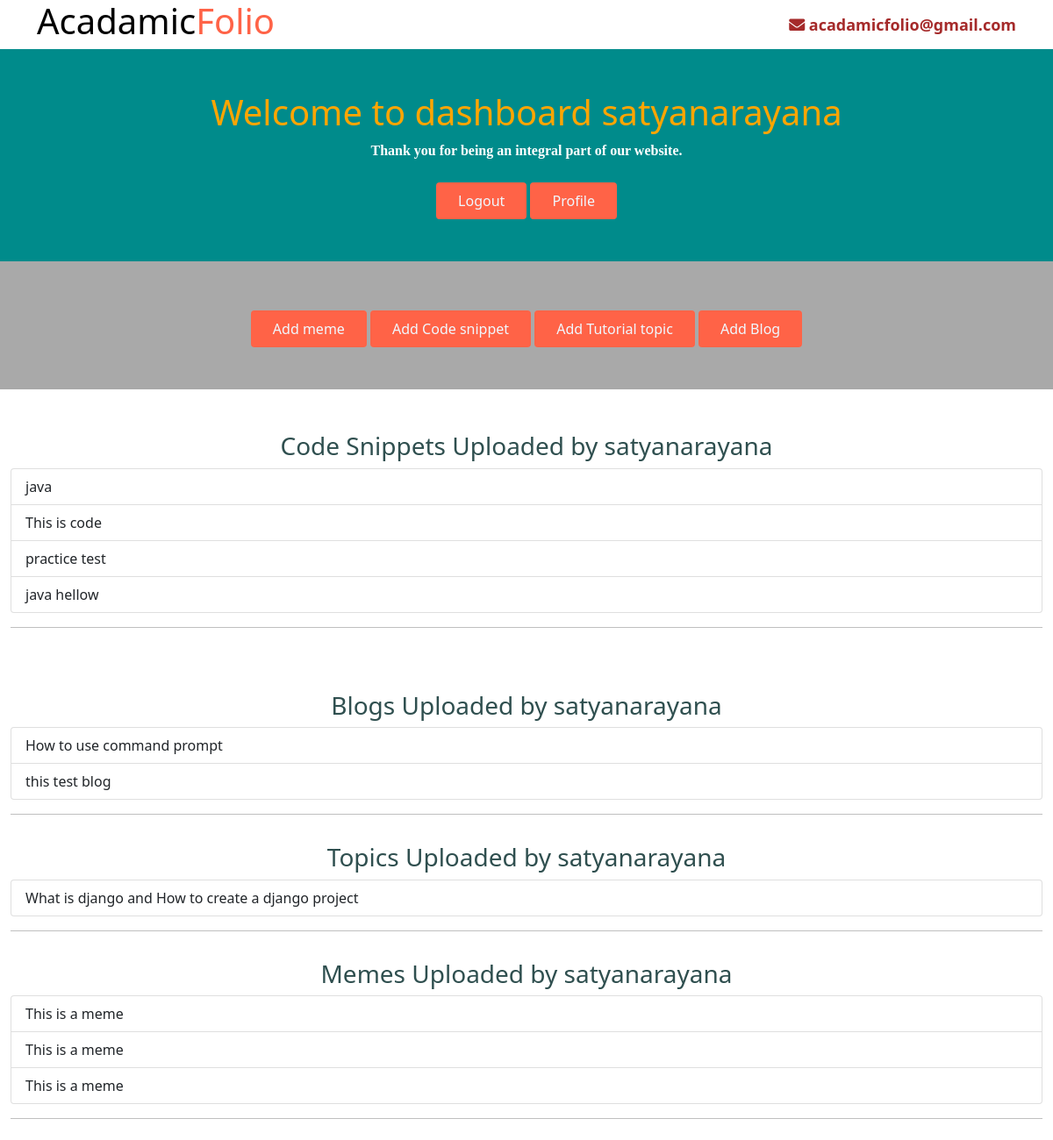
Page /homepage/ (signed in) on the earlier database version.
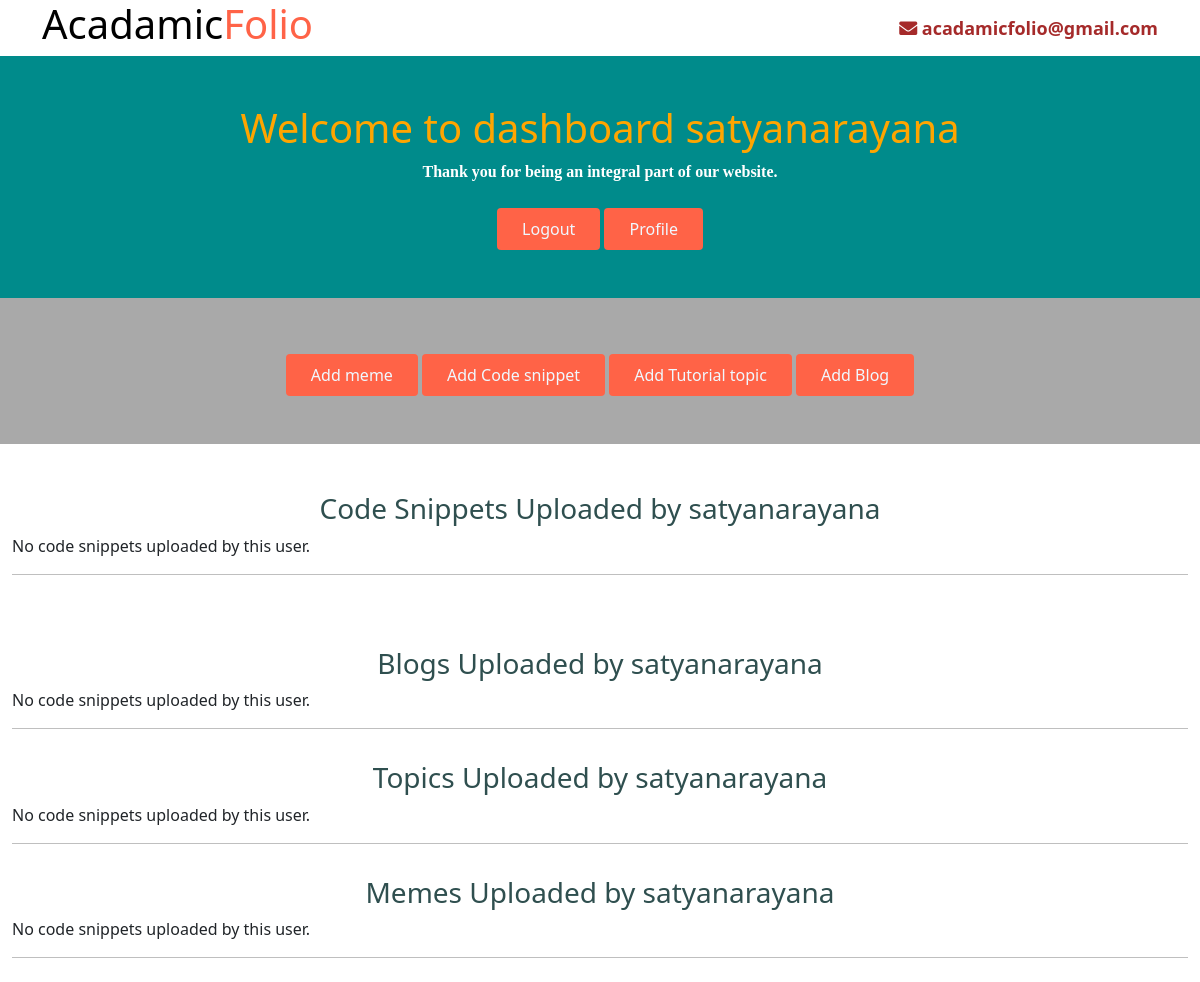
Same page on the later database version.
### app/models.py (models this page shows, shortened)
class User(AbstractUser):
    username = models.CharField(max_length=100)
    email = models.EmailField(unique=True)
    USERNAME_FIELD = 'email'
    REQUIRED_FIELDS = ['username']

class CodeSnippet(models.Model):
    code_id = models.AutoField(primary_key=True)
    title = models.CharField(max_length=100)
    code = models.TextField()
    content = models.TextField()
    topic = models.ForeignKey(Topics,on_delete= models.CASCADE)
    user = models.ForeignKey(User,on_delete=models.CASCADE,default=1)

class Blogs(models.Model):
    user = models.ForeignKey(User, on_delete=models.CASCADE)
    title = models.CharField(max_length=1000)
    content = CKEditor5Field('Text', config_name='extends')
    date = models.DateTimeField(auto_now_add=True)
    views = models.PositiveIntegerField(default=0)
    likes = models.ManyToManyField(User, related_name='liked_blogs', blank=True)

class TutorialPost(models.Model):
    post_id = models.AutoField(primary_key=True)
    post_title = models.CharField(max_length=100)
    post_content = CKEditor5Field('Text', config_name='extends')
    post_file = models.CharField(max_length=1000)
    tutorialName = models.ForeignKey(TutorialName, on_delete=models.CASCADE)
    post_video = models.URLField()
    user = models.ForeignKey(User,on_delete=models.CASCADE,default=1)

class Meme(models.Model):
    description = models.CharField(max_length=1100)
    user = models.ForeignKey(User, on_delete=models.CASCADE)
    date = models.DateTimeField(auto_now_add=True)
    images = models.FileField(upload_to='memes', default=1)
    likes = models.ManyToManyField(User, related_name='liked_memes', blank=True)

### admin_user/views.py (the view)
# urls.py: 2. Add a URL to urlpatterns:  path('', views.home, name='home')
def home(request):
    user_codes = CodeSnippet.objects.filter(user=request.user)  # Assuming you're using Django's built-in authentication
    topics = TutorialPost.objects.filter(user=request.user)
    blog = Blogs.objects.filter(user=request.user)
    meme = Meme.objects.filter(user=request.user)
    return render(request, 'user/homepage.html', {'user_codes': user_codes,'topics':topics,'blog':blog,'meme':meme})

### templates/user/homepage.html (shortened to what this page needs)
<!DOCTYPE html>
<html lang="en">
<head>
    <link href="https://cdn.jsdelivr.net/npm/bootstrap@5.0.2/dist/css/bootstrap.min.css" rel="stylesheet"
>
    <link href="https://cdnjs.cloudflare.com/ajax/libs/font-awesome/5.15.3/css/all.min.css" rel="stylesheet">
</head>
<body>
    <div class="container">
        <div class="row justify-content-between align-items-center">
            <div class="col-md-6">
                <h1><span style="color: black;">Acadamic</span><span style="color: tomato;">Folio</span></h1>
            </div>
            <div class="col-md-6">
                <p class="mb-0 text-end" style="color: brown;font-size: large;font-weight: bold;">
                    <i class="fas fa-envelope"></i> acadamicfolio@gmail.com
                </p>
            </div>
        </div>
    </div>
    <div class="container-fluid py-5" style="background-color: darkcyan;">
        <div class="container text-center">
            <h1 style="color: orange;">Welcome to dashboard {{user.username}}</h1>
            <p class="text-white fw-bold" style="font-family: Georgia, 'Times New Roman', Times, serif;">Thank you for
                being an integral part
                of our website.</p>
            <a href="/logout/" style="background-color: tomato;color: aliceblue;"
                class="btn py-md-2 px-md-4 font-weight-semi-bold mt-2">Logout</a>
                <a href="/profile/" style="background-color: tomato;color: aliceblue;"
                class="btn py-md-2 px-md-4 font-weight-semi-bold mt-2">Profile</a>
        </div>
    </div>
    <div class="container-fluid py-5" style="background-color: darkgray;">
        <div class="container text-center">
            <a href="/post_meme/" style="background-color: tomato;color: aliceblue;"
                class="btn py-md-2 px-md-4 font-weight-semi-bold mt-2">Add meme</a>
            <a href="/post_code/" style="background-color: tomato;color: aliceblue;"
                class="btn py-md-2 px-md-4 font-weight-semi-bold mt-2">Add Code snippet</a>
            <a href="/add_post/" style="background-color: tomato;color: aliceblue;"
                class="btn py-md-2 px-md-4 font-weight-semi-bold mt-2">Add Tutorial topic</a>
            <a href="/post_blog/" style="background-color: tomato;color: aliceblue;"
                class="btn py-md-2 px-md-4 font-weight-semi-bold mt-2">Add Blog</a>
        </div>
    </div>
    <div class="container-fluid py-5" style="background-color: white;">
        <h3 style="color: darkslategrey;" class="text-center">Code Snippets Uploaded by {{ user.username }}</h3>
        {% if user_codes %}
        <ul class="list-group">
            {% for snippet in user_codes %}
            <a href="/codes/{{snippet.code_id}}/" class="list-group-item list-group-item-action" aria-current="true">
                {{ snippet.title }}
            </a>
            {% endfor %}
        </ul>
        {% else %}
        <p>No code snippets uploaded by this user.</p>
        {% endif %}
        <hr style="color: black;"/>
    </div>
    <div class="container-fluid py-2" style="background-color: white;">
        <h3 style="color: darkslategrey;" class="text-center">Blogs Uploaded by {{ user.username }}</h3>
        {% if blog %}
        <ul class="list-group">
            {% for blog in blog %}
            <a href="/blogs/{{blog.id}}/" class="list-group-item list-group-item-action" aria-current="true">
                {{ blog.title }}
            </a>
            {% endfor %}
        </ul>
        {% else %}
        <p>No code snippets uploaded by this user.</p>
        {% endif %}
        <hr style="color: black;"/>
    </div>
    <div class="container-fluid py-2" style="background-color: white;">
        <h3 style="color: darkslategrey;" class="text-center">Topics Uploaded by {{ user.username }}</h3>
        {% if topics %}
        <ul class="list-group">
            {% for topics in topics %}
            <a href="/topics/{{topics.post_id}}/" class="list-group-item list-group-item-action" aria-current="true">
                {{ topics.post_title }}
            </a>
            {% endfor %}
        </ul>
        {% else %}
        <p>No code snippets uploaded by this user.</p>
        {% endif %}
        <hr style="color: black;"/>
    </div>
    <div class="container-fluid py-2" style="background-color: white;">
        <h3 style="color: darkslategrey;" class="text-center">Memes Uploaded by {{ user.username }}</h3>
        {% if meme %}
        <ul class="list-group">
            {% for meme in meme %}
            <a href="/memes/{{meme.id}}/" class="list-group-item list-group-item-action" aria-current="true">
                {{ meme.description }}
            </a>
            {% endfor %}
        </ul>
        {% else %}
        <p>No code snippets uploaded by this user.</p>
        {% endif %}
        <hr style="color: black;"/>
    </div>
</body>
</html>

Differences in the rows shown:
removed CodeSnippet: title "java"
removed CodeSnippet: title "This is code"
removed CodeSnippet: title "practice test"
removed CodeSnippet: title "java hellow"
removed Blogs: title "How to use command prompt"
removed Blogs: title "this test blog"
removed TutorialPost: post_title "What is django and How to create a django project"
removed Meme: description "This is a meme"
removed Meme: description "This is a meme"
removed Meme: description "This is a meme"
Other differences:
text now shown: "No code snippets uploaded by this user. No code snippets uploaded by this user. No code snippets uploaded by this user. No code snippets uploaded by this user."
